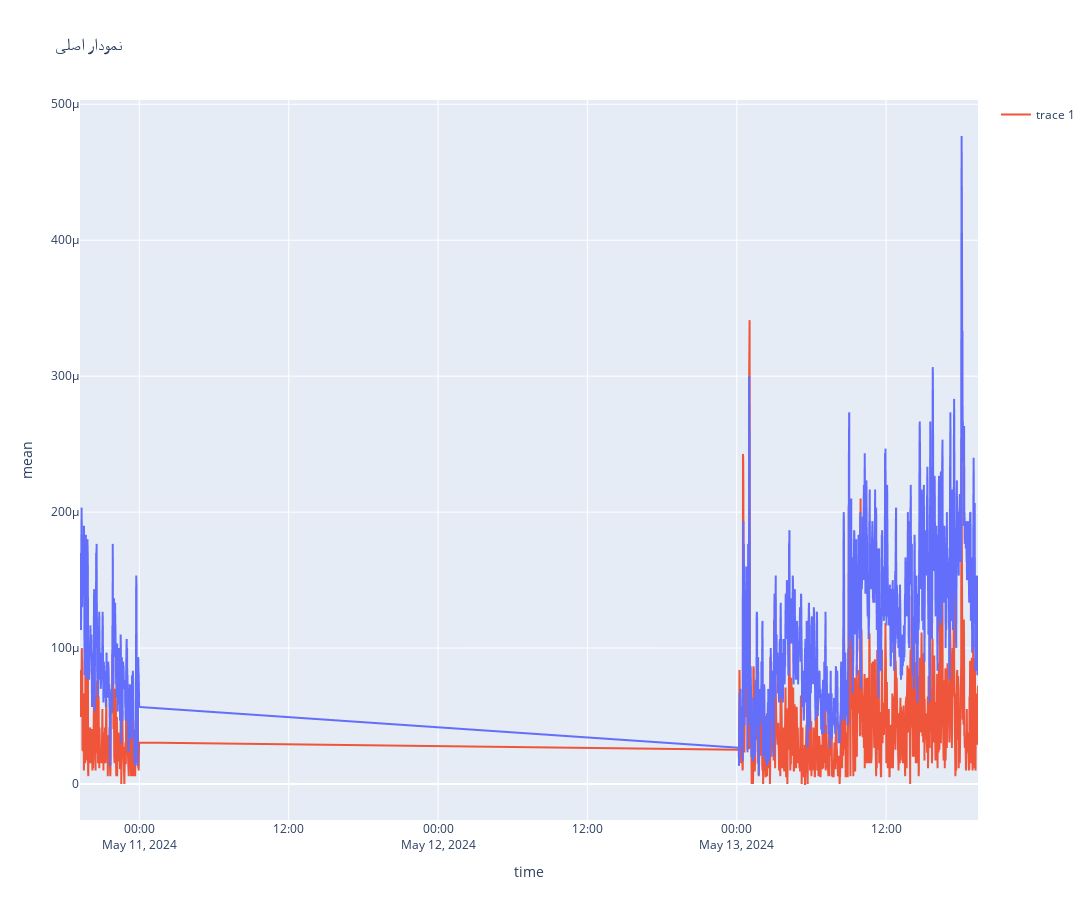

Notebook code cell kept with this figure:
### Code cell
import plotly.express as px
import plotly.graph_objects as go

# ایجاد نمودار اصلی
fig = px.line(rates_frame, y=(rates_frame['open'] +  rates_frame['close']) / 2, x='time', title='نمودار اصلی')
fig = px.line(rates_frame, y=(rates_frame['mean'] ) , x='time', title='نمودار اصلی')
# fig.add_trace(go.Scatter(x=rates_frame['time'], y=rates_frame['close'], mode='lines'))
# اضافه کردن نمودار دوم
y_std =  (rates_frame['open'] +  rates_frame['close']) / 2  - rates_frame['std'] 

y__std =  rates_frame['std'] 

# fig.add_trace(go.Scatter(x=rates_frame['time'], y=y_std, mode='lines', name='Standard Deviation'))
fig.add_trace(go.Scatter(x=rates_frame['time'], y=y__std, mode='lines'))

fig.update_layout(
    height = 900 , 
    width = 2000
)
# نمایش نمودار
fig.show()

### Figure 1 — Plotly figure (JSON) as saved in the notebook; plotly's stock layout.template omitted (floating-point values rounded to 4 significant figures; data arrays with more than 128 entries replaced by an {"elided": "..."} marker saying what was removed)
{"data": [{"hovertemplate": "time=%{x}<br>mean=%{y}<extra></extra>", "legendgroup": "", "line": {"color": "#636efa", "dash": "solid"}, "marker": {"symbol": "circle"}, "mode": "lines", "name": "", "showlegend": false, "type": "scattergl", "x": {"elided": "1440 str values"}, "xaxis": "x", "y": {"elided": "1440 float values"}, "yaxis": "y"}, {"mode": "lines", "type": "scatter", "x": {"elided": "1440 str values"}, "y": {"elided": "1440 float values"}}], "layout": {"height": 900, "legend": {"tracegroupgap": 0}, "title": {"text": "نمودار اصلی"}, "width": 2000, "xaxis": {"anchor": "y", "domain": [0, 1], "title": {"text": "time"}}, "yaxis": {"anchor": "x", "domain": [0, 1], "title": {"text": "mean"}}}}
